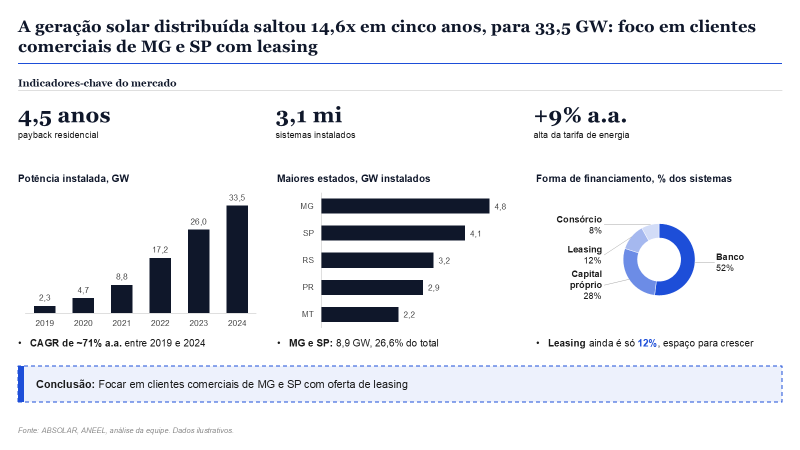
#> input picture exemplars/a-gera-o-solar-distribu-da-saltou-14-6x--031.png, 1600 x 900 px (shown at 1/2 size)
$ python compare_slides.py ../exemplars/a-gera-o-solar-distribu-da-saltou-14-6x--031.png ../exemplars/abrir-12-farm-cias-no-nordeste-exige-r-2-024.png out.png
#> lines starting #> are read from the running program, lines starting #| are printed output that depends on the picture
"""Pixel comparison of an original slide vs a generated one (no judgement, just measurements).
usage: py -3 -I tools/compare_slides.py orig.png gen.png out_sidebyside.png  -> prints JSON metrics
side-by-side: original on top, generated below, both 1600x900."""
import sys, json
from PIL import Image, ImageFilter, ImageStat

def load(p): return Image.open(p).convert("RGB").resize((1600, 900))
#> returned value is the input picture: PIL image 1600x900 RGB; mean R, G, B 233.7, 235, 238.4

def metrics(im):
    px = list(im.getdata()); n = len(px)
    white = sum(1 for r, g, b in px if r >= 250 and g >= 250 and b >= 250) / n          # pure white only
    light = sum(1 for r, g, b in px if 240 < min(r, g, b) and max(r, g, b) < 250) / n   # light-grey panels (F2F2F2 etc.) are NOT white
    dark = sum(1 for r, g, b in px if 0.3 * r + 0.59 * g + 0.11 * b < 80) / n
    hsv = list(im.convert("HSV").getdata())
    sat = sum(1 for h, s, v in hsv if s > 100 and v > 60) / n
    edges = ImageStat.Stat(im.convert("L").filter(ImageFilter.FIND_EDGES)).mean[0]
    q = im.quantize(8); pal = q.getpalette()[:24]; cnt = sorted(q.getcolors(), reverse=True)
    palette = [("%02X%02X%02X" % tuple(pal[i * 3:i * 3 + 3]), round(c / n, 3)) for c, i in cnt]
    grid = []                                            # ink share per cell, 4 rows x 6 cols
    for r in range(4):
        row = []
        for c in range(6):
            cell = im.crop((c * 266, r * 225, (c + 1) * 266, (r + 1) * 225)).convert("L")
            row.append(round(sum(1 for v in cell.getdata() if v < 250) / (266 * 225), 2))   # grey panels count as filled
        grid.append(row)
    return dict(white_share=round(white, 3), light_grey_share=round(light, 3), dark_share=round(dark, 3), saturated_share=round(sat, 3),
                edge_density=round(edges, 2), palette=palette, ink_grid_4x6=grid)

if __name__ == "__main__":
    a, b = load(sys.argv[1]), load(sys.argv[2])
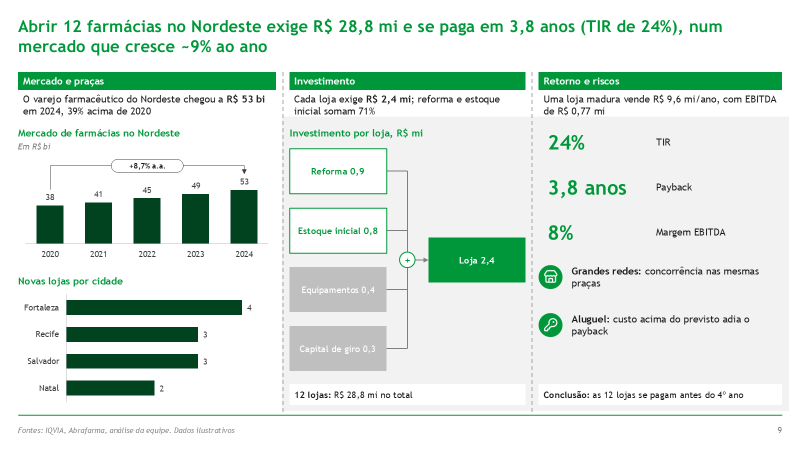
#> input picture exemplars/abrir-12-farm-cias-no-nordeste-exige-r-2-024.png, 1600 x 900 px (shown at 1/2 size)
#> in load, returned value is the input picture: PIL image 1600x900 RGB; mean R, G, B 218.7, 231.7, 223.8
    sbs = Image.new("RGB", (1600, 1810), "white"); sbs.paste(a, (0, 0)); sbs.paste(b, (0, 910)); sbs.save(sys.argv[3])
#> after `sbs = Image.new('RGB', (1600, 1810), 'white')`: sbs: PIL image 1600x1810 RGB; every value is 255
#> after `sbs.paste(a, (0, 0))`:
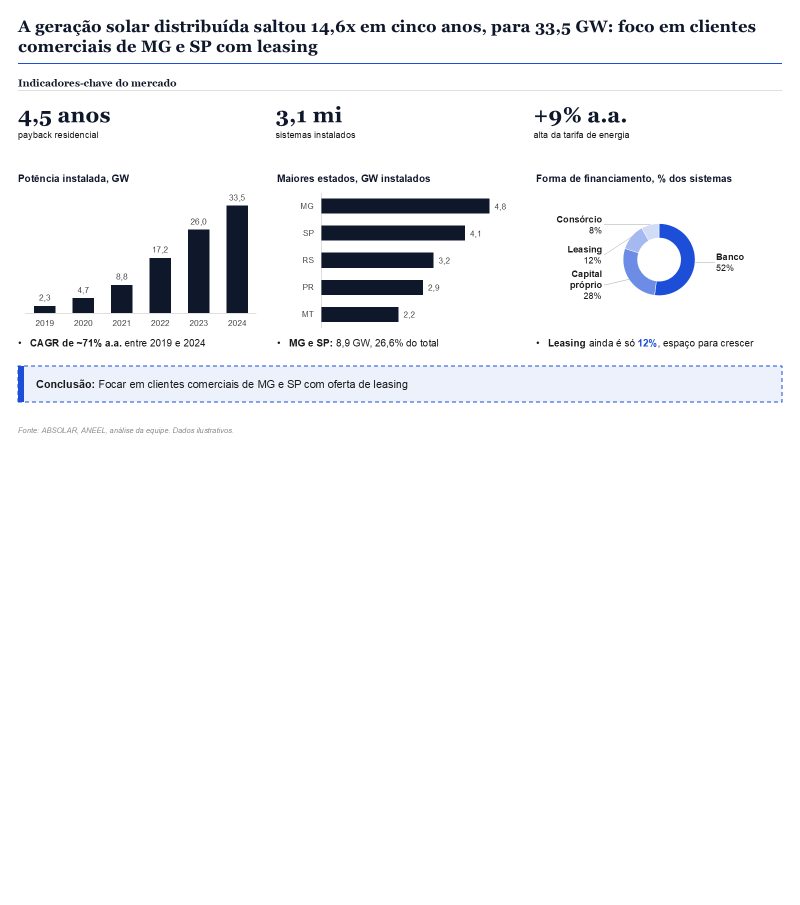
#> sbs: PIL image 1600x1810 RGB (shown at 1/2 size); mean R, G, B 244.4, 245, 246.8
#> after `sbs.paste(b, (0, 910))`:
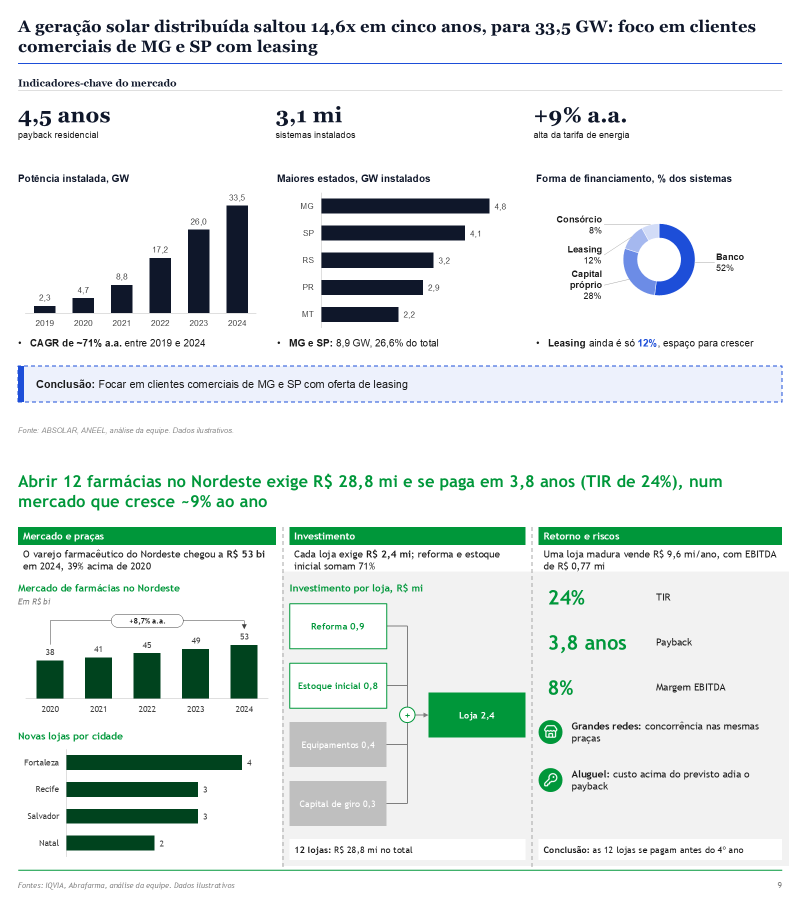
#> sbs: PIL image 1600x1810 RGB (shown at 1/2 size); mean R, G, B 226.3, 233.5, 231.3
    ma, mb = metrics(a), metrics(b)
#> in metrics, `px = list(im.getdata())`: px = 1440000 items
#> in metrics, `n = len(px)`: n = 1440000
#> in metrics, `white = sum(1 for r, g, b in px if r >= 250 and g >= 250 and b >= 250)..`: white = 0.828
#> in metrics, `light = sum(1 for r, g, b in px if 240 < min(r, g, b) and max(r, g, b)..`: light = 0.00216
#> in metrics, `dark = sum(1 for r, g, b in px if 0.3 * r + 0.59 * g + 0.11 * b < 80) ..`: dark = 0.0761
#> in metrics, `hsv = list(im.convert("HSV").getdata())`: hsv = 1440000 items
#> in metrics, `sat = sum(1 for h, s, v in hsv if s > 100 and v > 60) / n`: sat = 0.0109
#> in metrics, `edges = ImageStat.Stat(im.convert("L").filter(ImageFilter.FIND_EDGES))..`: edges = 11.67
#> in metrics, `pal = q.getpalette()[:24]`: pal = [255, 255, 255, 248, 248, 249, 238, 241, 252, 237, 241, 252, 241, 241, 241, 199, 202, 210, 61, 79, 130, 15, 23, 42]
#> in metrics, `cnt = sorted(q.getcolors(), reverse=True)`: cnt = [(1191398, 0), (103508, 3), (94230, 7), (25738, 6), (16611, 5), (4473, 1), (3927, 4), (115, 2)]
#> in metrics, `palette = [("%02X%02X%02X" % tuple(pal[i * 3:i * 3 + 3]), round(c / n,..`: palette = [('FFFFFF', 0.827), ('EDF1FC', 0.072), ('0F172A', 0.065), ('3D4F82', 0.018), ('C7CAD2', 0.012), ('F8F8F9', 0.003), ('F1F1F1', 0.003), ('EEF1FC', 0)]
#> after the loop in metrics, `for r in range(4):`:
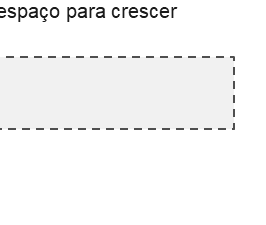
#> cell: PIL image 266x225 L; min 26, max 255, mean 246.3
#> after the loop in metrics, `for r in range(4):`: grid = [[0.12, 0.12, 0.08, 0.06, 0.06, 0.04], [0.08, 0.03, 0.16, 0.1, 0.1, 0.02], [0.09, 0.34, 0.33, 0.13, 0.14, 0.09], [0.33, 0.36, 0.35, 0.33, 0.35, 0.31]]
#> in metrics (call 2), `white = sum(1 for r, g, b in px if r >= 250 and g >= 250 and b >= 250)..`: white = 0.526
#> in metrics (call 2), `light = sum(1 for r, g, b in px if 240 < min(r, g, b) and max(r, g, b)..`: light = 0.312
#> in metrics (call 2), `dark = sum(1 for r, g, b in px if 0.3 * r + 0.59 * g + 0.11 * b < 80) ..`: dark = 0.0486
#> in metrics (call 2), `sat = sum(1 for h, s, v in hsv if s > 100 and v > 60) / n`: sat = 0.106
#> in metrics (call 2), `edges = ImageStat.Stat(im.convert("L").filter(ImageFilter.FIND_EDGES))..`: edges = 12.2
#> in metrics (call 2), `q = im.quantize(8)`:
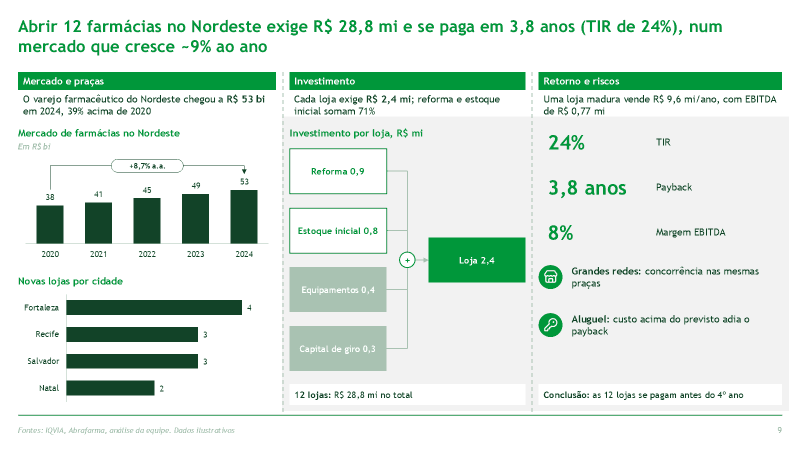
#> q: PIL image 1600x900 P (shown at 1/2 size); mean R, G, B 218.8, 232.2, 224.1
#> in metrics (call 2), `pal = q.getpalette()[:24]`: pal = [255, 255, 255, 254, 255, 254, 248, 250, 249, 242, 242, 242, 230, 245, 236, 169, 194, 178, 0, 151, 58, 18, 67, 40]
#> in metrics (call 2), `cnt = sorted(q.getcolors(), reverse=True)`: cnt = [(755646, 0), (449226, 3), (94486, 6), (71974, 7), (57888, 5), (6555, 4), (3577, 2), (648, 1)]
#> in metrics (call 2), `palette = [("%02X%02X%02X" % tuple(pal[i * 3:i * 3 + 3]), round(c / n,..`: palette = [('FFFFFF', 0.525), ('F2F2F2', 0.312), ('00973A', 0.066), ('124328', 0.05), ('A9C2B2', 0.04), ('E6F5EC', 0.005), ('F8FAF9', 0.002), ('FEFFFE', 0)]
#> after the loop in metrics (call 2), `for r in range(4):`:
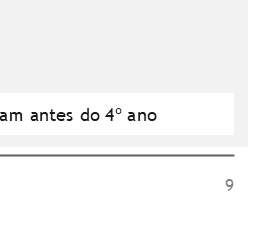
#> cell: PIL image 266x225 L; min 26, max 255, mean 245.7
#> after the loop in metrics (call 2), `for r in range(4):`: grid = [[0.24, 0.28, 0.22, 0.22, 0.22, 0.18], [0.13, 0.2, 0.49, 0.96, 0.97, 0.9], [0.23, 0.27, 0.72, 0.99, 1, 0.93], [0.2, 0.14, 0.45, 0.49, 0.51, 0.47]]
    diff = {k: round(mb[k] - ma[k], 3) for k in ("white_share", "light_grey_share", "dark_share", "saturated_share", "edge_density")}
#> diff = {'white_share': -0.302, 'light_grey_share': 0.31, 'dark_share': -0.027, 'saturated_share': 0.095, 'edge_density': 0.53}
    diff["ink_grid_diff"] = [[round(y - x, 2) for x, y in zip(ra, rb)] for ra, rb in zip(ma["ink_grid_4x6"], mb["ink_grid_4x6"])]
    print(json.dumps(dict(original=ma, generated=mb, generated_minus_original=diff), indent=1))
#> (printed output is left out)
